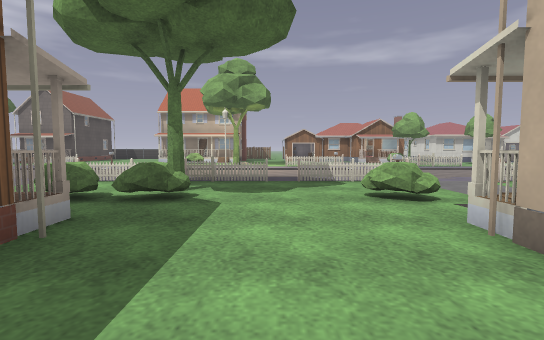
view 1 (above)

24 first-person views from a walk through a level from a Godot 3-D game. The camera is 1.5 m above the floor, tilts 4° down and sees 85° across. Doors that lead somewhere are drawn open, without their leaves. The floor is counted in squares, 2 m on a side. Each view is taken from the middle of a square. On the plan, view 1 faces up. The plan holds only what a view shows up to about 10 squares ahead; the rest is blank. The place goes on beyond the plan. Some surface patterns are stand-ins.

view 2
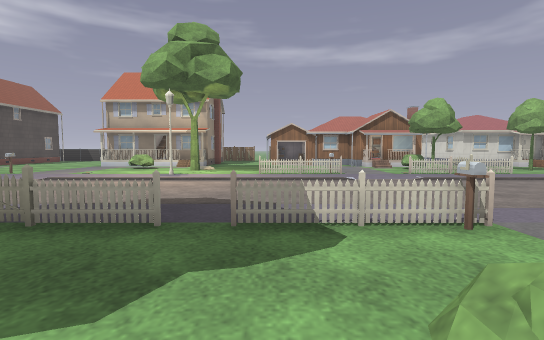

view 3
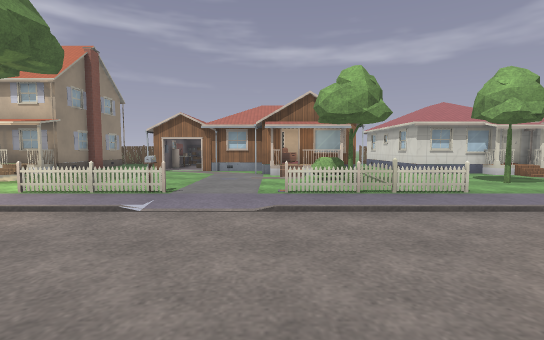

view 4
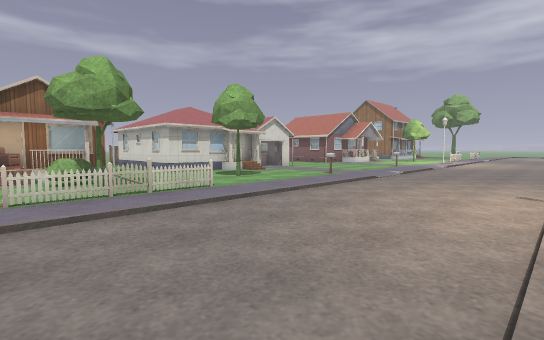

view 5
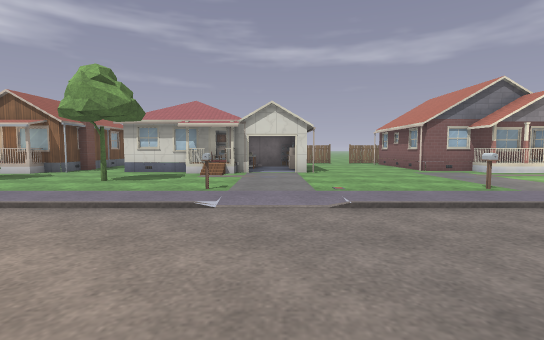

view 6
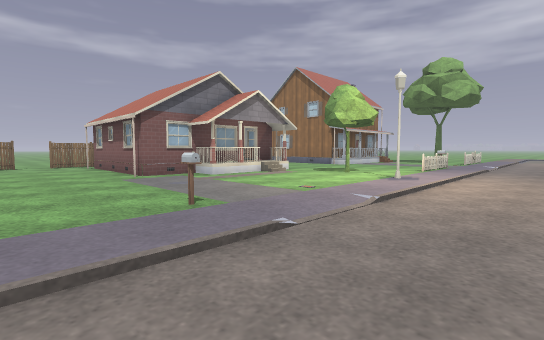

view 7
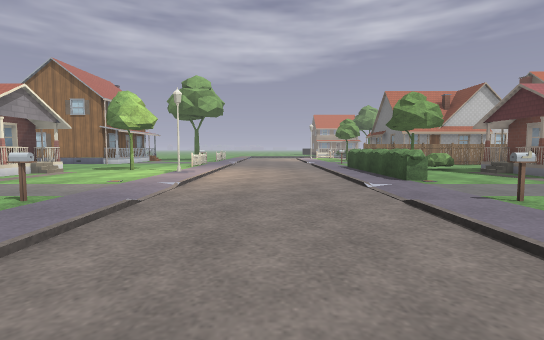

view 8
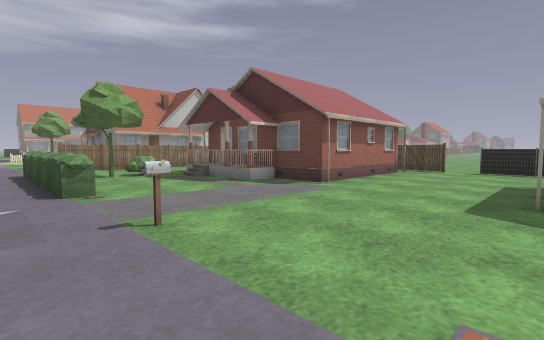

view 9
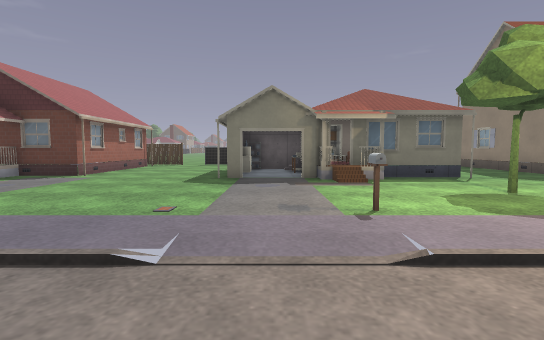

view 10
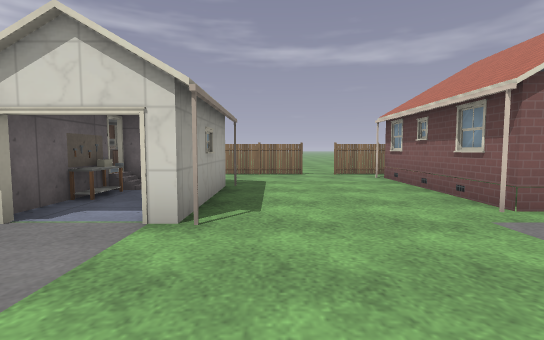

view 11
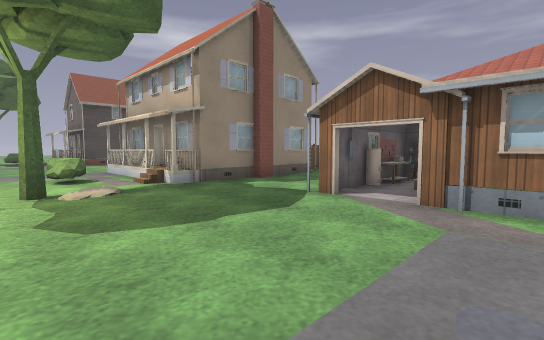

view 12
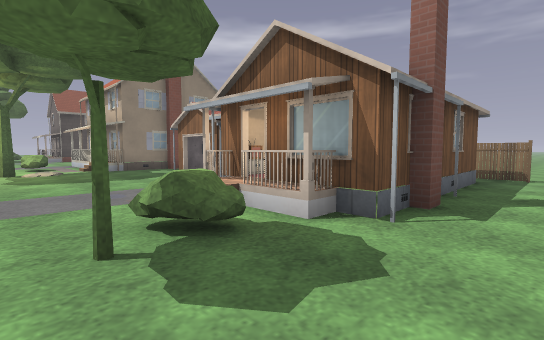

view 13
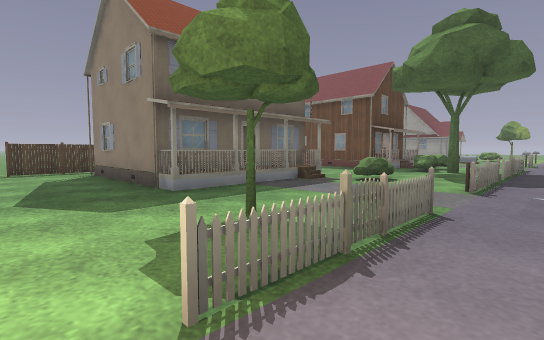

view 14
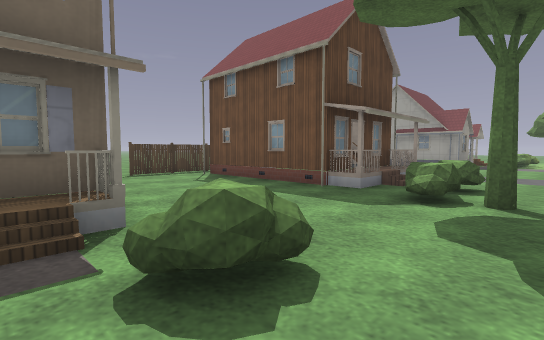

view 15
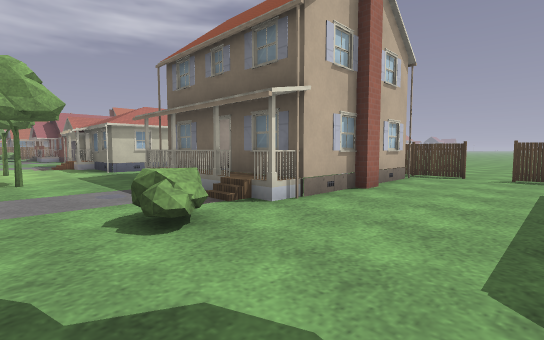

view 16
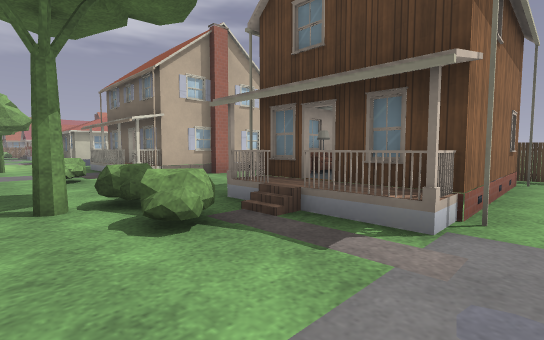

view 17
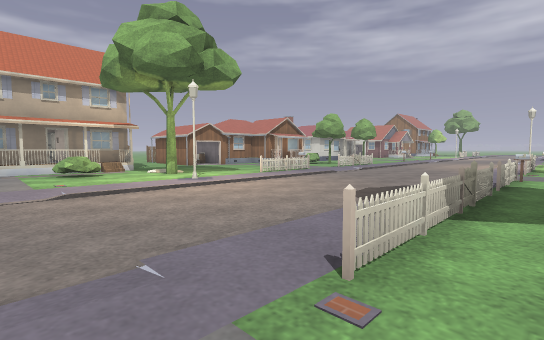

view 18
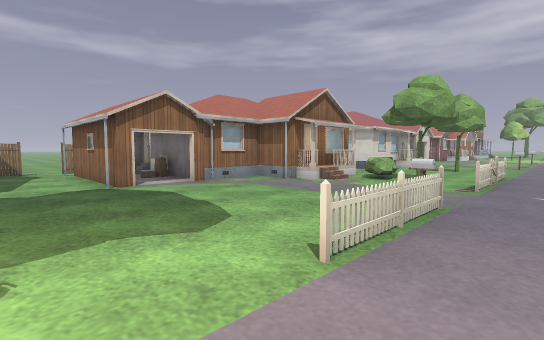

view 19
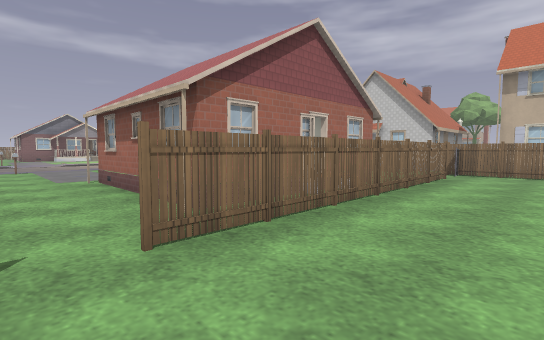

view 20
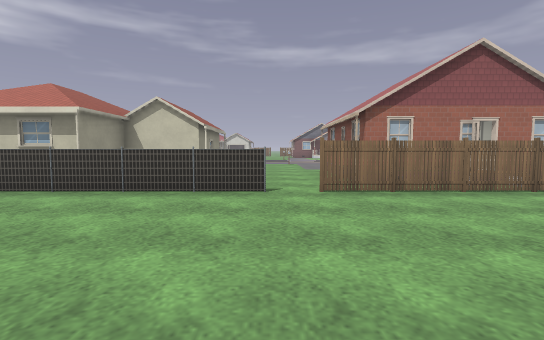

view 21
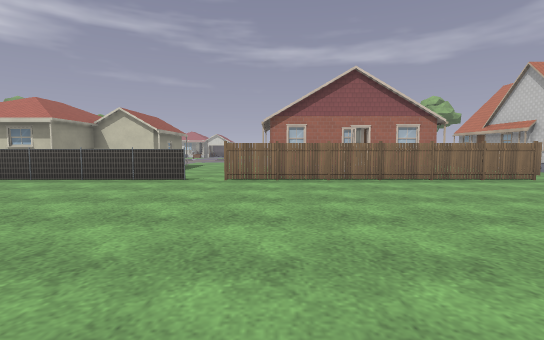

view 22
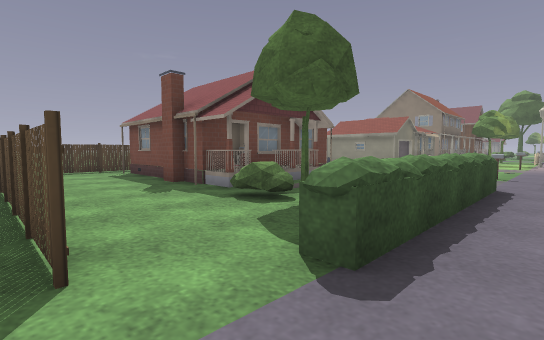

view 23
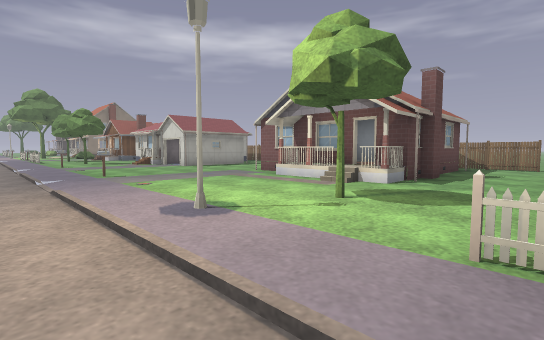

view 24
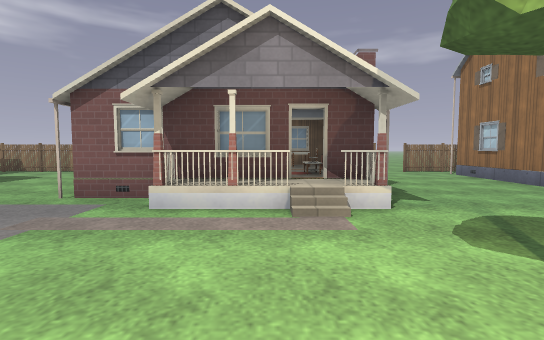

### Floor plan
Key: @ floor where view 1 was taken; # wall or solid block; x gap in a wall; . main floor; - floor 0.25 m lower than the main floor; / step, stairs or slope; D open door; = window, fence, low wall or low ledge; ^ raised ledge; G gate; B bush; S shelf; H heater; A box; O other object.
Columns run from 6 left of view 1 to 27 right of it. Each row starts with its distance up from view 1.
 24       ..      ..       ..
 23     ##x#     ##.   ####xx#    ##.#
 22     #..S D    ..    .....x  D x..#
 21     #..O/D   #..     ....#  ###...
 20     #..HOA   ##.   D##...######...
 19     #..#.   ###.   #.#...# ####...
 18    ##..#D##OO^#.##=#.#...##DDD#...
 17 #####......DD##.##D#D#.....#x#...
 16 ..B..........B...................
 15 ..B.#.......BB..#.............#..
 14 .................................
 13 ....#..#=#..=G=....#....#....#..#=
 12 //////////////////////////////////
 11 ----------------------------------
 10 ---------------------------------
  9 -------------------------------
  8 //////////////////////////////////
  7 ..=xG#/x=#..=G=.  .#....#./^^^^^..
  6 .................................#
  5 ...BB...B....#..#.............B..#
  4 ...BB...B.....................B..#
  3 .###....#####...##D#D#.....#x##..#
  2 .##D#...#####...##=#.#...##DDD...#
  1 .# ##...#   D...  ##.#...######..#
  0 .#  #.@.#   #...   D##...######..#
 -1 .#  #...#   #...   #  ...#D####..#
 -2 .D  #...#   #... ###  ...x.DD.x..
 -3 ##  ##xx#   ###   #####xx###=###.#
 -4       ..           ..............#
 -5       ..            .............#
 -6       ..             .........
 -7                       .......
 -8                        .....
 -9                         ...
-10                          .

Positions as (right, up) in squares from view 1, and headings:
1: (0, 0), facing up
2: (1, 4), facing up
3: (5, 8), facing up
4: (5, 8), facing up-right
5: (14, 8), facing up
6: (16, 10), facing up-right
7: (14, 10), facing right
8: (15, 8), facing down-right
9: (14, 10), facing down
10: (16, 14), facing up
11: (4, 14), facing up-left
12: (9, 14), facing up-left
13: (9, 8), facing down-left
14: (3, 6), facing down-left
15: (-1, 6), facing down-right
16: (-6, 6), facing down-right
17: (-6, 6), facing up-right
18: (-1, 12), facing up-right
19: (17, -5), facing up-right
20: (17, -8), facing up
21: (19, -10), facing up
22: (27, 8), facing down-left
23: (26, 11), facing up-left
24: (22, 13), facing up
